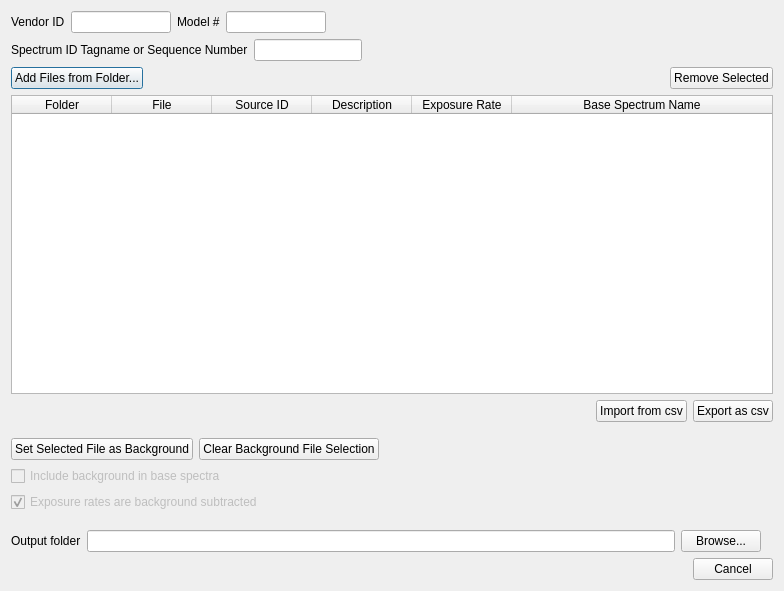
<?xml version="1.0" encoding="UTF-8"?>
<ui version="4.0">
 <class>Dialog</class>
 <widget class="QDialog" name="Dialog">
  <property name="geometry">
   <rect>
    <x>0</x>
    <y>0</y>
    <width>784</width>
    <height>591</height>
   </rect>
  </property>
  <property name="windowTitle">
   <string>Base Spectra Creation Dialog</string>
  </property>
  <layout class="QVBoxLayout" name="verticalLayout">
   <item>
    <layout class="QHBoxLayout" name="horizontalLayout_5">
     <item>
      <widget class="QLabel" name="label">
       <property name="text">
        <string>Vendor ID</string>
       </property>
      </widget>
     </item>
     <item>
      <widget class="QLineEdit" name="txtVendorID">
       <property name="sizePolicy">
        <sizepolicy hsizetype="Fixed" vsizetype="Fixed">
         <horstretch>0</horstretch>
         <verstretch>0</verstretch>
        </sizepolicy>
       </property>
       <property name="maximumSize">
        <size>
         <width>100</width>
         <height>16777215</height>
        </size>
       </property>
       <property name="inputMethodHints">
        <set>Qt::ImhUppercaseOnly</set>
       </property>
       <property name="alignment">
        <set>Qt::AlignCenter</set>
       </property>
      </widget>
     </item>
     <item>
      <widget class="QLabel" name="label_2">
       <property name="text">
        <string>Model #</string>
       </property>
      </widget>
     </item>
     <item>
      <widget class="QLineEdit" name="txtModelID">
       <property name="sizePolicy">
        <sizepolicy hsizetype="Fixed" vsizetype="Fixed">
         <horstretch>0</horstretch>
         <verstretch>0</verstretch>
        </sizepolicy>
       </property>
       <property name="maximumSize">
        <size>
         <width>100</width>
         <height>16777215</height>
        </size>
       </property>
       <property name="inputMethodHints">
        <set>Qt::ImhUppercaseOnly</set>
       </property>
       <property name="alignment">
        <set>Qt::AlignCenter</set>
       </property>
      </widget>
     </item>
     <item>
      <spacer name="horizontalSpacer_4">
       <property name="orientation">
        <enum>Qt::Horizontal</enum>
       </property>
       <property name="sizeHint" stdset="0">
        <size>
         <width>40</width>
         <height>20</height>
        </size>
       </property>
      </spacer>
     </item>
    </layout>
   </item>
   <item>
    <layout class="QHBoxLayout" name="horizontalLayout_6">
     <item>
      <widget class="QLabel" name="label_3">
       <property name="text">
        <string>Spectrum ID Tagname or Sequence Number</string>
       </property>
      </widget>
     </item>
     <item>
      <widget class="QLineEdit" name="txtSpectrumTag">
       <property name="sizePolicy">
        <sizepolicy hsizetype="Fixed" vsizetype="Fixed">
         <horstretch>0</horstretch>
         <verstretch>0</verstretch>
        </sizepolicy>
       </property>
       <property name="maximumSize">
        <size>
         <width>200</width>
         <height>16777215</height>
        </size>
       </property>
      </widget>
     </item>
     <item>
      <spacer name="horizontalSpacer_3">
       <property name="orientation">
        <enum>Qt::Horizontal</enum>
       </property>
       <property name="sizeHint" stdset="0">
        <size>
         <width>40</width>
         <height>20</height>
        </size>
       </property>
      </spacer>
     </item>
    </layout>
   </item>
   <item>
    <layout class="QHBoxLayout" name="horizontalLayout_3">
     <item>
      <widget class="QPushButton" name="btnLoadSources">
       <property name="text">
        <string>Add Files from Folder...</string>
       </property>
      </widget>
     </item>
     <item>
      <spacer name="horizontalSpacer_2">
       <property name="orientation">
        <enum>Qt::Horizontal</enum>
       </property>
       <property name="sizeHint" stdset="0">
        <size>
         <width>40</width>
         <height>20</height>
        </size>
       </property>
      </spacer>
     </item>
     <item>
      <widget class="QPushButton" name="btnRemoveSrc">
       <property name="text">
        <string>Remove Selected</string>
       </property>
      </widget>
     </item>
    </layout>
   </item>
   <item>
    <widget class="QTableWidget" name="sourceTable">
     <property name="columnCount">
      <number>6</number>
     </property>
     <attribute name="horizontalHeaderStretchLastSection">
      <bool>true</bool>
     </attribute>
     <column>
      <property name="text">
       <string>Folder</string>
      </property>
     </column>
     <column>
      <property name="text">
       <string>File</string>
      </property>
     </column>
     <column>
      <property name="text">
       <string>Source ID</string>
      </property>
     </column>
     <column>
      <property name="text">
       <string>Description</string>
      </property>
     </column>
     <column>
      <property name="text">
       <string>Exposure Rate</string>
      </property>
     </column>
     <column>
      <property name="text">
       <string>Base Spectrum Name</string>
      </property>
     </column>
    </widget>
   </item>
   <item>
    <layout class="QHBoxLayout" name="horizontalLayout_7">
     <item>
      <spacer name="horizontalSpacer_5">
       <property name="orientation">
        <enum>Qt::Horizontal</enum>
       </property>
       <property name="sizeHint" stdset="0">
        <size>
         <width>40</width>
         <height>20</height>
        </size>
       </property>
      </spacer>
     </item>
     <item>
      <widget class="QPushButton" name="btnImport">
       <property name="text">
        <string>Import from csv</string>
       </property>
      </widget>
     </item>
     <item>
      <widget class="QPushButton" name="btnExport">
       <property name="text">
        <string>Export as csv</string>
       </property>
      </widget>
     </item>
    </layout>
   </item>
   <item>
    <layout class="QHBoxLayout" name="horizontalLayout">
     <property name="topMargin">
      <number>10</number>
     </property>
     <item>
      <widget class="QPushButton" name="btnSetAsBkg">
       <property name="text">
        <string>Set Selected File as Background</string>
       </property>
      </widget>
     </item>
     <item>
      <widget class="QPushButton" name="btnClearBkgSel">
       <property name="text">
        <string>Clear Background File Selection</string>
       </property>
      </widget>
     </item>
     <item>
      <spacer name="horizontalSpacer">
       <property name="orientation">
        <enum>Qt::Horizontal</enum>
       </property>
       <property name="sizeHint" stdset="0">
        <size>
         <width>40</width>
         <height>20</height>
        </size>
       </property>
      </spacer>
     </item>
    </layout>
   </item>
   <item>
    <widget class="QCheckBox" name="checkBox">
     <property name="enabled">
      <bool>false</bool>
     </property>
     <property name="text">
      <string>Include background in base spectra</string>
     </property>
    </widget>
   </item>
   <item>
    <widget class="QCheckBox" name="checkBox_2">
     <property name="enabled">
      <bool>false</bool>
     </property>
     <property name="text">
      <string>Exposure rates are background subtracted</string>
     </property>
     <property name="checked">
      <bool>true</bool>
     </property>
    </widget>
   </item>
   <item>
    <layout class="QHBoxLayout" name="horizontalLayout_4">
     <property name="topMargin">
      <number>12</number>
     </property>
     <property name="rightMargin">
      <number>12</number>
     </property>
     <item>
      <widget class="QLabel" name="label_4">
       <property name="text">
        <string>Output folder</string>
       </property>
      </widget>
     </item>
     <item>
      <widget class="QLineEdit" name="txtOutFolder"/>
     </item>
     <item>
      <widget class="QPushButton" name="btnOutFolder">
       <property name="text">
        <string>Browse...</string>
       </property>
      </widget>
     </item>
    </layout>
   </item>
   <item>
    <widget class="QDialogButtonBox" name="buttonBox">
     <property name="standardButtons">
      <set>QDialogButtonBox::Cancel</set>
     </property>
    </widget>
   </item>
  </layout>
 </widget>
 <resources/>
 <connections/>
</ui>
